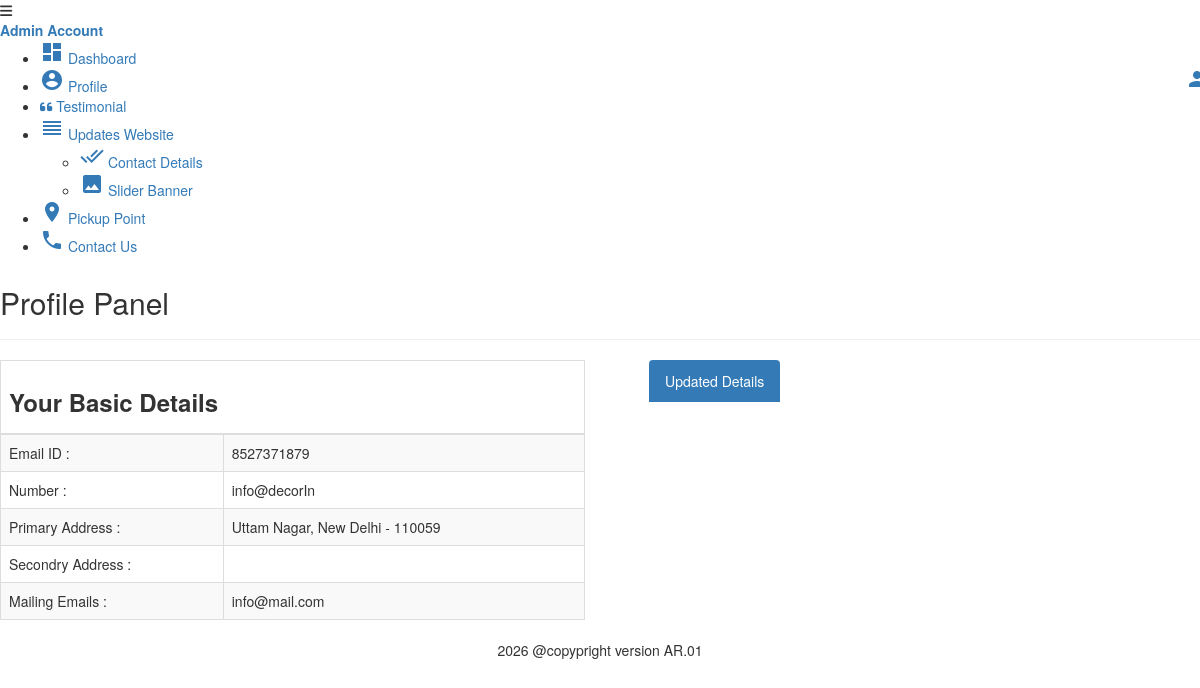
The page /adminPanel/mystore/store.php (signed in) on the database its author committed.
### tables this page shows
CREATE TABLE `website_details` (
  `contact` varchar(12) NOT NULL,
  `contact_2` varchar(12) NOT NULL,
  `mailingEmails` text NOT NULL,
  `email` varchar(50) NOT NULL,
  `email2` varchar(50) NOT NULL,
  `address` varchar(150) NOT NULL,
  `sliderBanner1` varchar(50) NOT NULL,
  `sliderBanner2` varchar(50) NOT NULL,
  `sliderBanner3` varchar(50) NOT NULL,
  `sliderBanner4` varchar(50) NOT NULL,
  `sliderBanner5` varchar(50) NOT NULL,
  `sliderBanner6` varchar(50) NOT NULL,
  `sliderBanner7` varchar(50) NOT NULL
);

### adminPanel/models/adminModel/storeModel.php (called while the page is built, shortened)
<?php
function getAdminStore($conn)
{
 $sql="SELECT `contact`, `email`, `address`,`mailingEmails` FROM `website_details`";
	$result=$conn->query($sql);
		if ($result->num_rows > 0)
		{
    	  while($row = $result->fetch_assoc())
    	  {
    	  	$data['storeNumber']=$row['contact'];
    	  	$data['storeEmail']=$row['email'];
    	  	$data['storeAddress']=$row['address'];
    	  	$data['mailingEmails']=$row['mailingEmails'];
    	  	$data['error']='0';
    	  }
    	}
		else
		{
			$data['error']='1';
		}
    	return $data;
}
?>

### adminPanel/mystore/store.php (the view, shortened to what this page needs)
<?php
      include_once("../structure/header.php");
      include_once("../structure/leftBar.php");
      require_once(realpath(dirname(__FILE__)."/../config/database.php"));
      require_once(realpath(dirname(__FILE__)."/../models/adminModel/storeModel.php"));
$userData=getAdminStore($conn);
?>
      <section id="main-content">
          <section class="wrapper">
            <div class="row top2">
              <div class="col-md-12">
                <h2>Profile Panel </h2>
                <hr class="hr-div">
              </div>
            </div>
            <div class="row">
             <div class="col-md-6">
                 <table class="table table-striped table-bordered table-advance table-hover">
                    <thead>
                        <tr>
                        <th colspan="4">
                         <h3><b> Your Basic Details </b></h3>
                        </th>
                        </tr>
                    </thead>
                    <tbody>
                      <tr>
                      <td class="noborder" >Email ID :  </td>
                      <td class="noborder" colspan="3"><?php echo $userData['storeEmail']; ?></td>
                     </tr>
                      <tr>
                      <td class="noborder">Number : </td>
                      <td class="noborder" colspan="3"><?php echo $userData['storeNumber']; ?></td>
                      </tr>
                      <tr>
                      <td class="noborder">Primary Address : </td>
                      <td class="noborder" colspan="3"><?php echo $userData['storeAddress']; ?></td>
                      </tr>
                       <td class="noborder">Secondry Address : </td>
                      <td class="noborder" colspan="3"><?php echo $userData['storeAddress2']; ?></td>
                      <tr>
                      <td class="noborder">Mailing Emails : </td>
                      <td class="noborder" colspan="3"><?php echo $userData['mailingEmails']; ?></td>
                      </tr>
                      </tbody>
                    </table>
                </div>
              <div class="col-md-6">
                            <ul class="nav nav-tabs" style="border-bottom: 0;">
                                <li><a href="#blk" data-toggle="tab" class="active "></a>
                                </li>
                                <li><a href="#addCat" data-toggle="tab" class="btn btn-primary">Updated Details</a>
                                </li>
                            </ul>
              </div>
          </div>
    <?php
      include_once("../structure/footer.php");
   ?>

### rows shown on the page
website_details: email "8527371879", contact "info@decorIn", address "Uttam Nagar, New Delhi - 110059", mailingEmails "info@mail.com"

### other values the page prints
$sessData['loggedAs'] "Admin"
